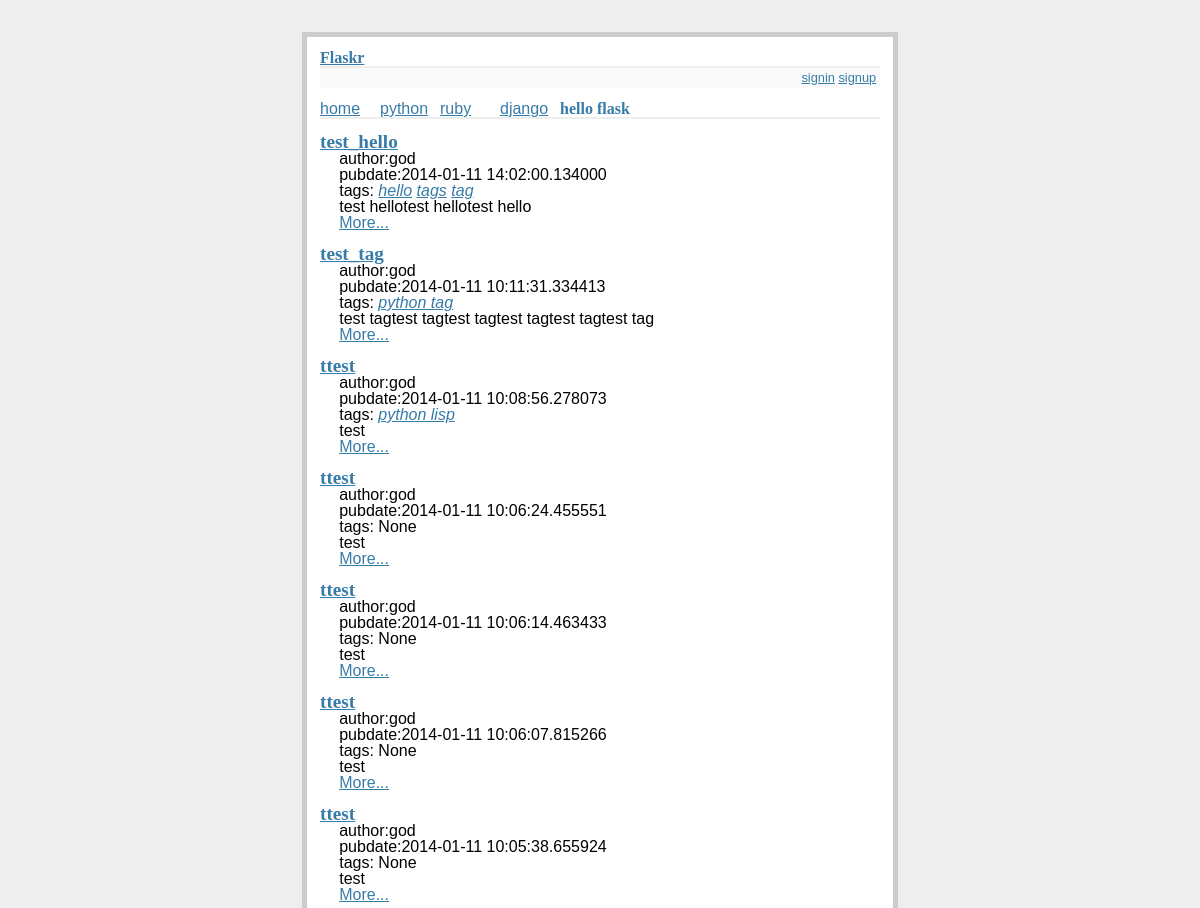
Before: /index/ (upper part) with the older database file.
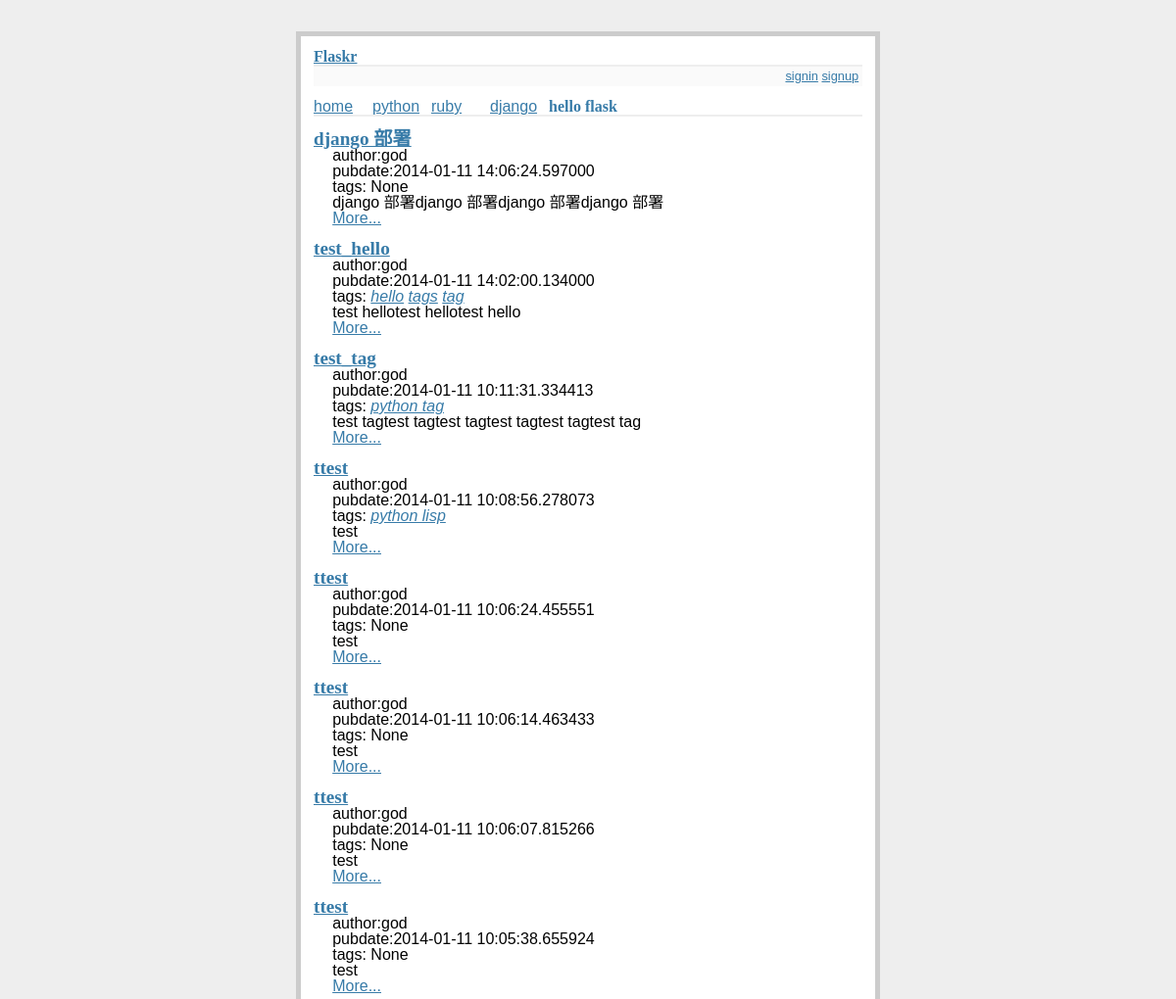
After: the same page with the newer database file.
### app/models.py (models this page shows, shortened)
class Category(db.Model):
    id = db.Column(db.Integer, primary_key=True)
    name = db.Column(db.String(50))

class Post(db.Model):
    id = db.Column(db.Integer, primary_key=True)
    title = db.Column(db.String(80))
    body = db.Column(db.Text)
    pub_date = db.Column(db.DateTime)
    category_id = db.Column(db.Integer, db.ForeignKey('category.id'))
    category = db.relationship(
        'Category', backref=db.backref('posts', lazy='dynamic'))
    user_id = db.Column(db.Integer, db.ForeignKey('user.id'))
    user = db.relationship(
        'User', backref=db.backref('users', lazy='dynamic'))
    tags = db.relationship('Tag', secondary=tag_post,
                           backref=db.backref('tags', lazy='dynamic'))

class User(db.Model):
    id = db.Column(db.Integer, primary_key=True)
    nickname = db.Column(db.String(60), index=True, unique=True)
    email = db.Column(db.String(120), index=True, unique=True)
    password = db.Column(db.String(40), index=True, unique=True)
    role = db.Column(db.SmallInteger, default=ROLE_USER)

class Tag(db.Model):
    id = db.Column(db.Integer, primary_key=True)
    content = db.Column(db.String(100))
    posts = db.relationship('Post', secondary=tag_post,
                            backref=db.backref('posts', lazy='dynamic'))

### app/views.py (the view)
@app.route('/')
@app.route('/index/')
def index():
    categories = Category.query.all()
    posts = Post.query.order_by(Post.pub_date.desc()).all()
    return render_template('index.html', posts=posts, categories=categories)

### app/templates/index.html
{% extends "base.html" %}
{% block content %}
  <h1>hello flask</h1>
  <ul class=entries>
  {% for post in posts %}
    <li>
      <h2><a href="{{ url_for('detail', id=post.id) }}">{{ post.title }}</a></h2>
      <span>
        author:{{ post.user.nickname }}<br />
        pubdate:{{ post.pub_date }}<br />
        tags:
        {% if post.tags %}
          {% for tag in post.tags %}
          <em><a href="">{{ tag.content }}</a></em>
          {% endfor %}
        {% else %}
          None
        {% endif %}
      </span>
      <div>
        {{ post.body|safe }}
      </div>
      <a href="{{ url_for('detail', id=post.id) }}">More...</a>
    </li>
  {% else %}
    <li><em>Unbelievable.  No entries here so far</em></li>
  {% endfor %}
  </ul>
{% endblock %}

### app/templates/base.html (shortened to what this page needs)
<!doctype html>
<html>
  <head>
    <link rel=stylesheet type=text/css href="{{ url_for('static', filename='reset.css') }}">
    <link rel=stylesheet type=text/css href="{{ url_for('static', filename='style.css') }}">
  </head>
  <body>
    <div class=page>
      <h1><a href="{{ url_for('index') }}">Flaskr</a></h1>
      <div class=metanav>
        <div>
          {% if current_user.is_authenticated() %}
            {% if current_user and current_user.role == 1%}
            <a href="{{ url_for('signout') }}">admin</a>
            <a href="{{ url_for('post') }}">post</a>
            {% endif %}
            <a href="{{ url_for('signout') }}">signout</a>
          {% else %}
            <a href="{{ url_for('signin') }}">signin</a>
            <a href="{{ url_for('signup') }}">signup</a>
          {% endif %}
        </div>
      </div>
        {% if categories %}
         <div id="nav">
          <ul>
            <li><a href="{{ url_for('index') }}">home</a>
            {% for category in categories %}
            <li><a href="{{ url_for('list', name=category.name) }}">{{ category.name }}</a></li>
            {% endfor %}
          </ul>
        </div>
        {% endif %}
        {% block content %}{% endblock %}
    </div>
  </body>
</html>

Changed rows visible on the page:
added Post: title "django 部署", user.nickname "god", pub_date "2014-01-11 14:06:24.597000", shows "None", body "django 部署django 部署django 部署django 部署"
